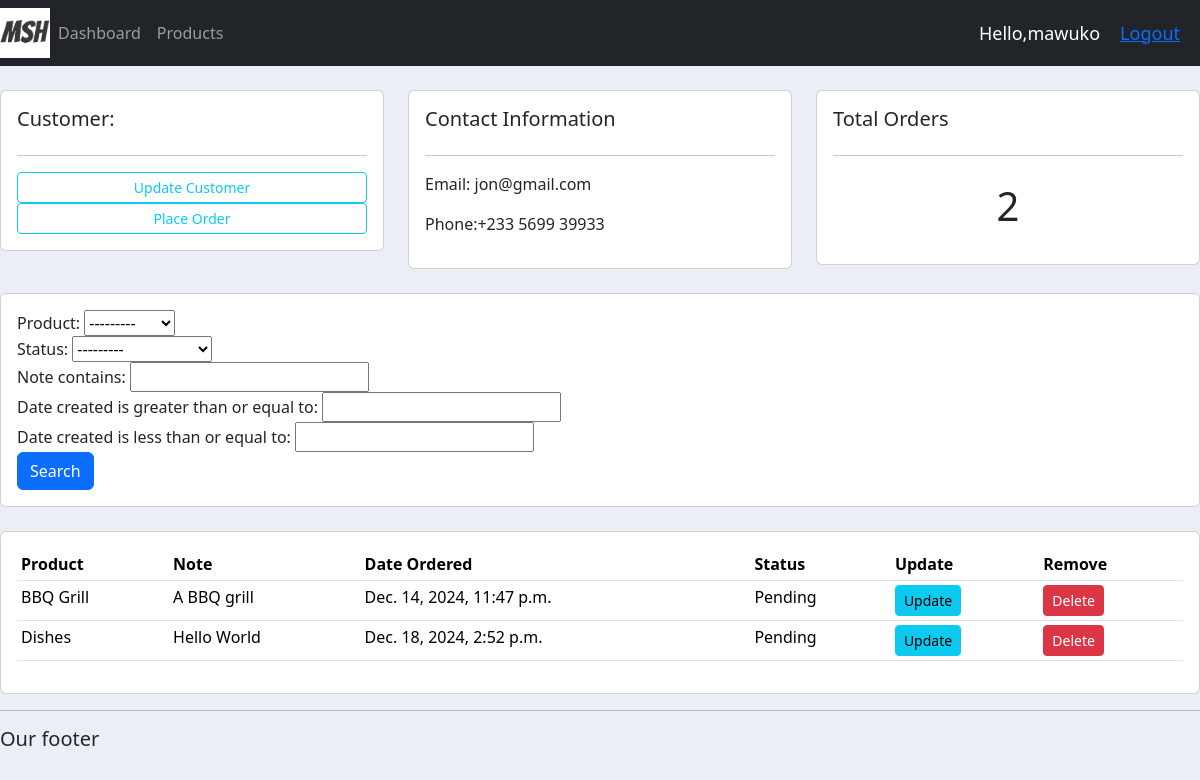
The app's page /customer/1/ (signed in) with its own data.
### accounts/models.py (models this page shows, shortened)
class Customer(models.Model):
    user = models.OneToOneField(User,null=True,blank=True,on_delete=models.CASCADE)
    name=models.CharField(max_length=200, null=True)
    phone=models.CharField(max_length=200,null=True)
    email=models.CharField(max_length=200, null=True)
    profile_pic=models.ImageField(default='Screenshot_324.png',null=True, blank=True)
    date_created= models.DateTimeField(auto_now_add=True,null=True)

class Order(models.Model):
    STATUS=(
        ('Pending','Pending'),
        ('Out for delivery','Out for delivery'),
        ('Delivered','Delivered'),
    )
    customer=models.ForeignKey(Customer,null=True, on_delete=models.SET_NULL)
    product=models.ForeignKey(Product,null=True, on_delete=models.SET_NULL)
    date_created=models.DateTimeField(auto_now_add=True,null=True)
    status=models.CharField(max_length=200, null=True, choices=STATUS)
    note = models.CharField(max_length=1000, null=True)

class Product(models.Model):
    CATEGORY=(
        ('Indoor','Indoor'),
        ('Out Door','Out Door')
    )
    name=models.CharField(max_length=200, null=True)
    price= models.FloatField(null=True)
    category=models.CharField(max_length=200, null=True, choices=CATEGORY)
    description=models.CharField(max_length=200, null=True, blank=True)
    date_created=models.DateTimeField(auto_now_add=True,null=True)
    tags= models.ManyToManyField(Tag)
    def __str__(self):
        return self.name

### accounts/decorators.py (the view)
        def wrapper_func(request,*args,**kwargs):
            group = None
            if request.user.groups.exists():
                group= request.user.groups.all()[0].name
            if group in allowed_roles:
                return view_func(request,*args,**kwargs)
            else:
                return HttpResponse('You are not authorized to view this page')

### accounts/views.py (called while the page is built)
@login_required(login_url='login')
@allowed_users(allowed_roles=['admin'])
def customer(request , pk_test):
    customer= Customer.objects.get(id=pk_test)
    orders= customer.order_set.all()
    order_count=orders.count()
    myFilter = OrderFilter(request.GET, queryset=orders)
    orders=myFilter.qs
    context={'customer':customer, 'orders':orders,'order_count':order_count, 'myFilter':myFilter}
    return render(request,'accounts/customer.html',context)

### accounts/templates/accounts/customer.html
{%extends 'accounts/main.html'%} {%block content%}
<br />
<div class="row">
  <div class="col-md">
    <div class="card card-body">
      <h5>Customer:</h5>
      <hr />
      <a class="btn btn-outline-info btn-sm btn-block" href=""
        >Update Customer</a
      >
      <a
        class="btn btn-outline-info btn-sm btn-block"
        href="{%url 'create_order' customer.id%}"
        >Place Order</a
      >
    </div>
  </div>
  <div class="col-md">
    <div class="card card-body">
      <h5>Contact Information</h5>
      <hr />
      <p>Email: {{customer.email}}</p>
      <p>Phone:{{customer.phone}}</p>
    </div>
  </div>
  <div class="col-md">
    <div class="card card-body">
      <h5>Total Orders</h5>
      <hr />
      <h1 style="text-align: center; padding: 10px">{{orders.count}}</h1>
    </div>
  </div>
</div>
<br />
<div class="row">
  <div class="col">
    <div class="card card-body">
      <form method="get">
        {{myFilter.form}}
        <button class="btn btn-primary" type="submit">Search</button>
      </form>
    </div>
  </div>
</div>
<br />
<div class="row">
  <div class="col-md">
    <div class="card card-body">
      <table class="table table-sm">
        <tr>
          <th>Product</th>
          <th>Note</th>
          <th>Date Ordered</th>
          <th>Status</th>
          <th>Update</th>
          <th>Remove</th>
        </tr>
        {%for order in orders%}
        <tr>
          <td>{{order.product}}</td>
          <td>{{order.note}}</td>
          <td>{{order.date_created}}</td>
          <td>{{order.status}}</td>
          <td>
            <a
              class="btn btn-sm btn-info"
              href="{%url 'update_order' order.id%}"
              >Update</a
            >
          </td>
          <td>
            <a
              class="btn btn-sm btn-danger"
              href="{%url 'delete_order' order.id%}"
              >Delete</a
            >
          </td>
        </tr>
        {%endfor%}
      </table>
    </div>
  </div>
</div>
{%endblock%}

### accounts/templates/accounts/navBar.html (shortened to what this page needs)
<nav class="navbar navbar-expand-lg navbar-dark bg-dark">
  <img src="{% static 'images/logo.png'%}" alt="" id="logo" />
  <div class="collapse navbar-collapse" id="navbarNavAltMarkup">
    <ul class="navbar-nav">
      {% if request.user.is_staff %}
      <li class="nav-item active">
        <a class="nav-link" href="{%url 'home'%}">Dashboard </a>
      </li>
      <li class="nav-item">
        <a class="nav-link" href="{%url 'products'%}">Products</a>
      </li>
      {%else%}
      <li class="nav-item">
        <a class="nav-link" href="{%url 'account' %}">Settings</a>
      </li>
      {%endif%}
    </ul>
  </div>
  <span class="hello-msg">Hello,{{request.user}}</span>
  <span class="hello-msg"><a href="{%url 'logout'%}">Logout</a></span>
</nav>

### static/css/main.css (style rules this page uses)
#logo { width: 50px; background-color: #fff; }
body { background-color: #ebeff5; }

### accounts/templates/accounts/navBar.html (style rules this page uses)
.hello-msg { font-size: 18px; color: #fff; margin-right:20px ; }

### records on screen
Customer: email "jon@gmail.com", phone "+233 5699 39933"
Order: product "BBQ Grill", note "A BBQ grill", date_created "Dec. 14, 2024, 11:47 p.m.", status "Pending"
Order: product "Dishes", note "Hello World", date_created "Dec. 18, 2024, 2:52 p.m.", status "Pending"

### other values on screen
{{ request.user }} "mawuko"
{{ orders.count }} "2"
